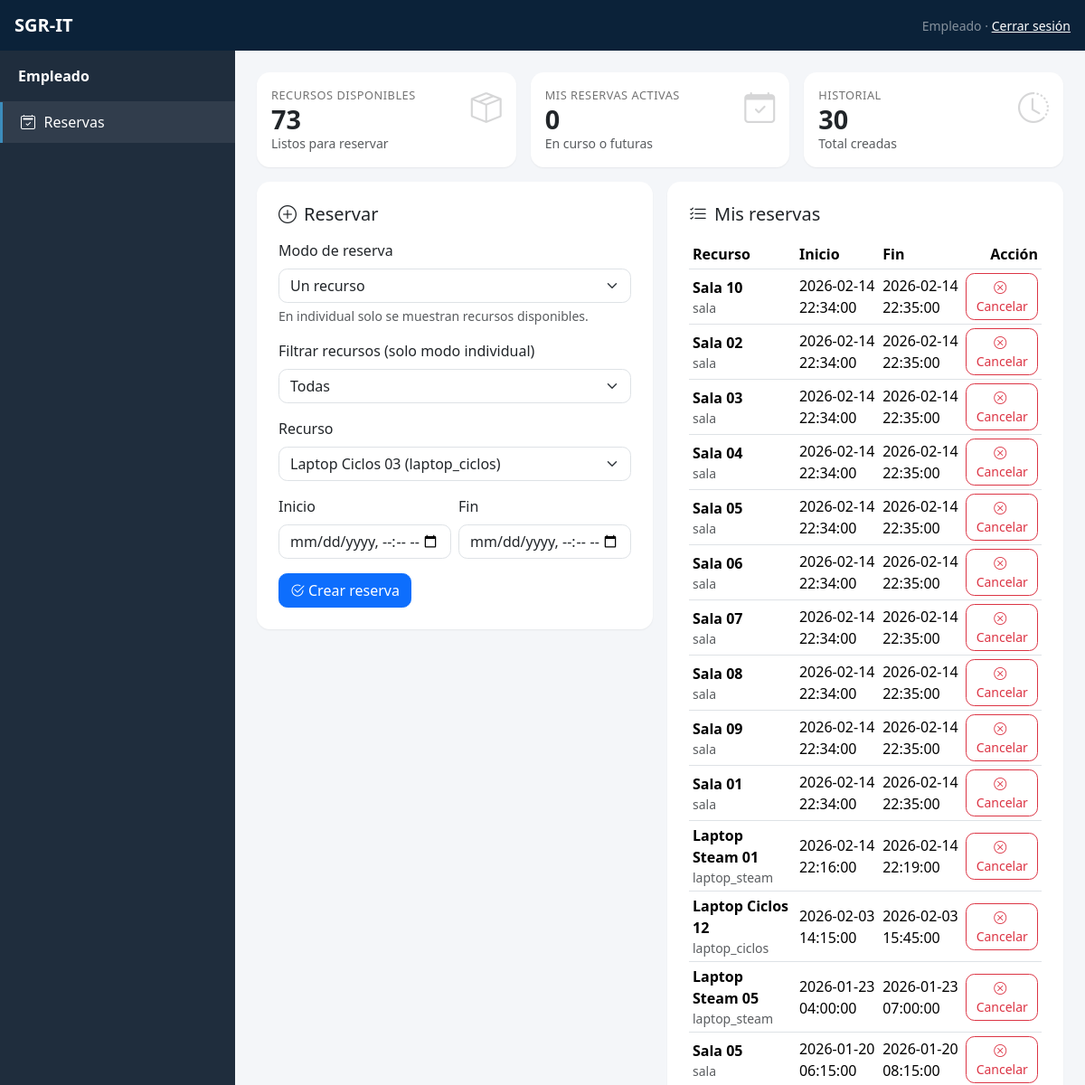
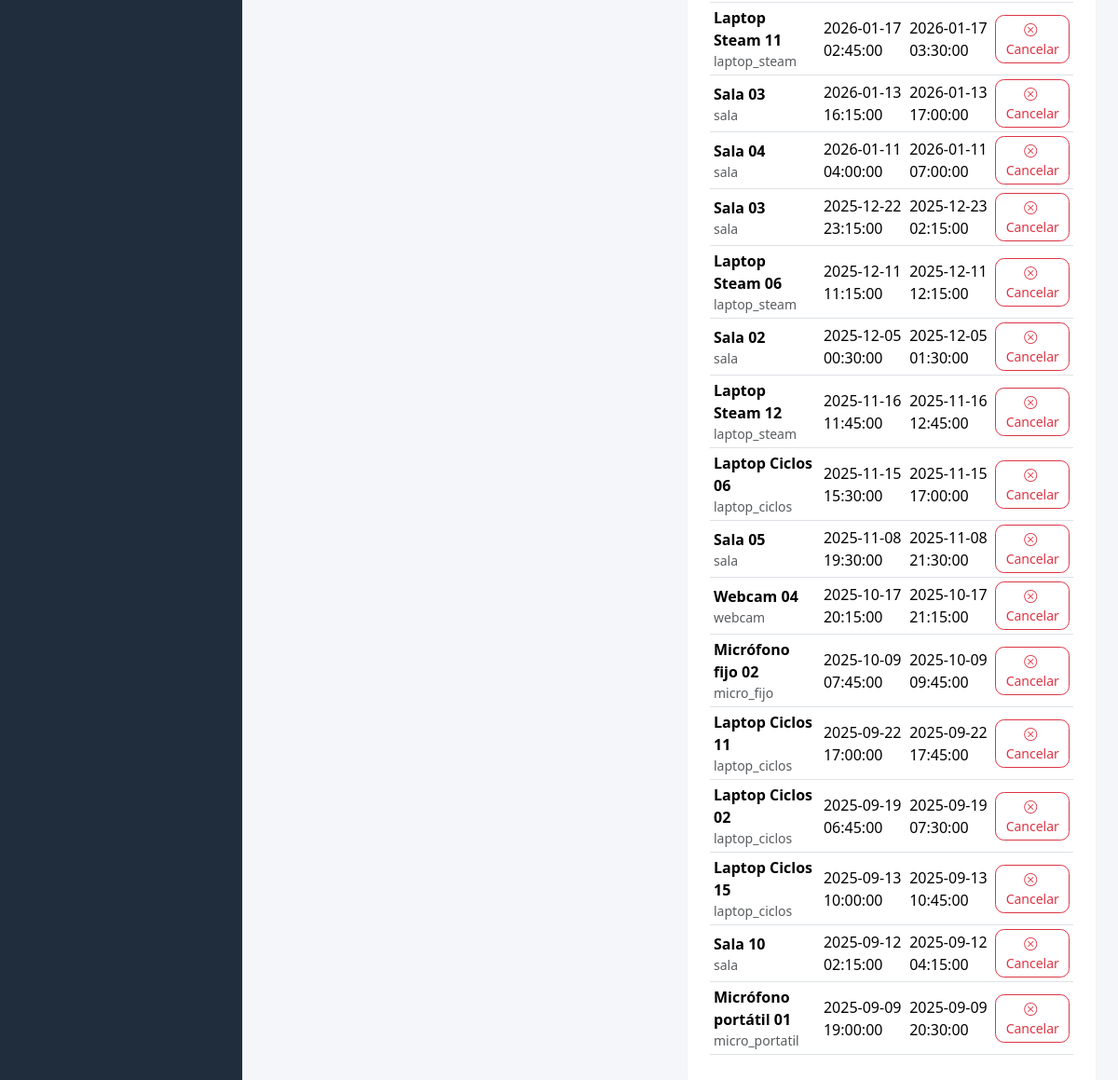
/user/dashboard.php (signed in), run on the app's committed database (2 pictures, top to bottom).
### tables this page shows
CREATE TABLE `reservas` (
  `id` int(11) NOT NULL,
  `usuario_id` int(11) NOT NULL,
  `recurso_id` int(11) NOT NULL,
  `fecha_inicio` datetime NOT NULL,
  `fecha_fin` datetime NOT NULL,
  `creado_en` timestamp NOT NULL DEFAULT current_timestamp()
);

CREATE TABLE `recursos` (
  `id` int(11) NOT NULL,
  `nombre` varchar(150) NOT NULL,
  `tipo` varchar(100) DEFAULT NULL,
  `estado` enum('disponible','en_reparacion') NOT NULL DEFAULT 'disponible',
  `categoria_id` int(11) DEFAULT NULL
);

### user/dashboard.php (the view, shortened to what this page needs)
<?php
require __DIR__ . "/../config/db.php";
$usuario_id = (int)$_SESSION["user_id"];
$cat = (int)($_GET["cat"] ?? 0);
if ($cat > 0) {
    $stmt = $conn->prepare("
        SELECT id, nombre, tipo, estado
        FROM recursos
        WHERE categoria_id = ?
          AND estado = 'disponible'
        ORDER BY nombre ASC
    ");
    $stmt->bind_param("i", $cat);
    $stmt->execute();
    $recursos = $stmt->get_result();
} else {
    $recursos = $conn->query("
        SELECT id, nombre, tipo, estado
        FROM recursos
        WHERE estado = 'disponible'
        ORDER BY nombre ASC
    ");
}
$stmt = $conn->prepare("
  SELECT r.id, r.fecha_inicio, r.fecha_fin,
         rec.nombre AS recurso_nombre, rec.tipo AS recurso_tipo
  FROM reservas r
  JOIN recursos rec ON rec.id = r.recurso_id
  WHERE r.usuario_id = ?
  ORDER BY r.fecha_inicio DESC
");
$stmt->bind_param("i", $usuario_id);
$stmt->execute();
$mis_reservas = $stmt->get_result();
$stmt = $conn->prepare("SELECT COUNT(*) AS c FROM reservas WHERE usuario_id = ?");
$stmt->bind_param("i", $usuario_id);
$stmt->execute();
$my_total = (int)$stmt->get_result()->fetch_assoc()["c"];
$stmt = $conn->prepare("SELECT COUNT(*) AS c FROM reservas WHERE usuario_id = ? AND fecha_fin >= NOW()");
$stmt->bind_param("i", $usuario_id);
$stmt->execute();
$my_activas = (int)$stmt->get_result()->fetch_assoc()["c"];
$row = $conn->query("SELECT COUNT(*) AS c FROM recursos WHERE estado='disponible'")->fetch_assoc();
$recursos_disponibles = (int)$row["c"];
?>
<!doctype html>
<html lang="es">
<head>
  <link href="https://cdn.jsdelivr.net/npm/bootstrap@5.3.3/dist/css/bootstrap.min.css" rel="stylesheet">
  <link href="https://cdn.jsdelivr.net/npm/bootstrap-icons@1.11.3/font/bootstrap-icons.min.css" rel="stylesheet">
  <link href="/sgr-it/assets/css/sgr.css" rel="stylesheet">
</head>
<body>
<nav class="navbar sgr-topbar">
  <div class="container-fluid px-3">
    <span class="navbar-brand text-white fw-bold">SGR-IT</span>
    <div class="text-white-50 small">
      <?php echo htmlspecialchars($_SESSION["nombre"]); ?> ·
      <a class="text-white" href="/sgr-it/logout.php">Cerrar sesión</a>
    </div>
  </div>
</nav>
<div class="sgr-layout">
  <aside class="sgr-sidebar">
    <div class="sgr-brand">Empleado</div>
    <nav class="sgr-nav">
      <a class="active" href="/sgr-it/user/dashboard.php"><i class="bi bi-calendar2-check"></i>Reservas</a>
    </nav>
  </aside>
  <main class="sgr-content">
    <div class="container-fluid p-3 p-lg-4">
      <div class="row g-3 mb-3">
        <div class="col-12 col-md-4">
          <div class="card p-3 sgr-stat">
            <div class="sgr-stat-label">Recursos disponibles</div>
            <div class="sgr-stat-value"><?php echo $recursos_disponibles; ?></div>
            <div class="text-muted small">Listos para reservar</div>
            <div class="sgr-stat-icon"><i class="bi bi-box-seam"></i></div>
          </div>
        </div>
        <div class="col-12 col-md-4">
          <div class="card p-3 sgr-stat">
            <div class="sgr-stat-label">Mis reservas activas</div>
            <div class="sgr-stat-value"><?php echo $my_activas; ?></div>
            <div class="text-muted small">En curso o futuras</div>
            <div class="sgr-stat-icon"><i class="bi bi-calendar-check"></i></div>
          </div>
        </div>
        <div class="col-12 col-md-4">
          <div class="card p-3 sgr-stat">
            <div class="sgr-stat-label">Historial</div>
            <div class="sgr-stat-value"><?php echo $my_total; ?></div>
            <div class="text-muted small">Total creadas</div>
            <div class="sgr-stat-icon"><i class="bi bi-clock-history"></i></div>
          </div>
        </div>
      </div>
      <div class="row g-3">
        <div class="col-12 col-lg-6">
          <div class="card p-3 p-lg-4">
            <h5 class="mb-3"><i class="bi bi-plus-circle me-2"></i>Reservar</h5>
            <form method="post" action="/sgr-it/user/crear_reserva.php">
              <div class="mb-3">
                <label class="form-label">Modo de reserva</label>
                <select class="form-select" name="modo" id="modo">
                  <option value="individual">Un recurso</option>
                </select>
                <div class="text-muted small mt-1">En individual solo se muestran recursos disponibles.</div>
              </div>
              <div class="mb-3" id="bloque_filtro">
                <label class="form-label">Filtrar recursos (solo modo individual)</label>
                <select class="form-select" name="cat" onchange="window.location='?cat='+this.value">
                  <option value="0" <?php echo ($cat===0 ? "selected" : ""); ?>>Todas</option>
                </select>
              </div>
              <div class="mb-3" id="bloque_individual">
                <label class="form-label">Recurso</label>
                <select class="form-select" name="recurso_id">
                  <?php if ($recursos->num_rows === 0): ?>
                    <option value="">(No hay recursos disponibles en este filtro)</option>
                  <?php else: ?>
                    <?php while ($r = $recursos->fetch_assoc()): ?>
                      <option value="<?php echo (int)$r["id"]; ?>">
                        <?php echo htmlspecialchars($r["nombre"] . " (" . ($r["tipo"] ?? "") . ")"); ?>
                      </option>
                    <?php endwhile; ?>
                  <?php endif; ?>
                </select>
              </div>
              <div class="row g-2">
                <div class="col-12 col-md-6">
                  <label class="form-label">Inicio</label>
                  <input class="form-control" type="datetime-local" name="inicio" required>
                </div>
                <div class="col-12 col-md-6">
                  <label class="form-label">Fin</label>
                  <input class="form-control" type="datetime-local" name="fin" required>
                </div>
              </div>
              <button class="btn btn-primary mt-3" type="submit">
                <i class="bi bi-check2-circle me-1"></i>Crear reserva
              </button>
            </form>
          </div>
        </div>
        <div class="col-12 col-lg-6">
          <div class="card p-3 p-lg-4">
            <h5 class="mb-3"><i class="bi bi-list-check me-2"></i>Mis reservas</h5>
            <?php if ($mis_reservas->num_rows === 0): ?>
              <div class="text-muted">No tienes reservas todavía.</div>
            <?php else: ?>
              <div class="table-responsive">
                <table class="table table-sm align-middle">
                  <thead>
                    <tr>
                      <th>Recurso</th>
                      <th>Inicio</th>
                      <th>Fin</th>
                      <th class="text-end">Acción</th>
                    </tr>
                  </thead>
                  <tbody>
                    <?php while ($row = $mis_reservas->fetch_assoc()): ?>
                      <tr>
                        <td>
                          <div class="fw-semibold"><?php echo htmlspecialchars($row["recurso_nombre"]); ?></div>
                          <div class="text-muted small"><?php echo htmlspecialchars($row["recurso_tipo"] ?? ""); ?></div>
                        </td>
                        <td><?php echo htmlspecialchars($row["fecha_inicio"]); ?></td>
                        <td><?php echo htmlspecialchars($row["fecha_fin"]); ?></td>
                        <td class="text-end">
                          <form method="post" action="/sgr-it/user/cancelar_reserva.php" class="d-inline">
                            <button class="btn btn-outline-danger btn-sm" type="submit"
                              onclick="return confirm('¿Cancelar esta reserva?');">
                              <i class="bi bi-x-circle me-1"></i>Cancelar
                            </button>
                          </form>
                        </td>
                      </tr>
                    <?php endwhile; ?>
                  </tbody>
                </table>
              </div>
            <?php endif; ?>
          </div>
        </div>
      </div>
    </div>
  </main>
</div>
</body>
</html>

### assets/css/sgr.css (style rules this page uses)
:root { --sidebar-w: 260px; }
body { background:#f4f6f9; }
.sgr-topbar { background:#0b2239; color:#fff; }
.sgr-layout { display:flex; min-height: 100vh; }
.sgr-sidebar { width: var(--sidebar-w); background:#1f2d3d; color:#c2c7d0; flex: 0 0 var(--sidebar-w); }
.sgr-brand { padding: 1rem 1.25rem; border-bottom: 1px solid rgba(255,255,255,.08); color:#fff; font-weight:700; }
.sgr-nav a { color:#c2c7d0; text-decoration:none; display:flex; align-items:center; gap:.6rem; padding: .65rem 1.25rem; border-left: 3px solid transparent; }
.sgr-nav a.active { background: rgba(255,255,255,.08); color:#fff; border-left-color:#3c8dbc; }
.sgr-content { flex: 1 1 auto; }
.card { border: 0; border-radius: .9rem; box-shadow: 0 1px 2px rgba(0,0,0,.06); }
.table thead th { font-weight:600; }
.sgr-stat { position: relative; overflow: hidden; }
.sgr-stat .sgr-stat-icon { position:absolute; right: 16px; top: 14px; font-size: 34px; opacity: .18; }
.sgr-stat .sgr-stat-label { font-size: .8rem; color: rgba(0,0,0,.55); text-transform: uppercase; letter-spacing: .04em; }
.sgr-stat .sgr-stat-value { font-size: 1.8rem; font-weight: 800; line-height: 1.15; }
.form-control, .form-select { border-radius: .6rem; }
.btn { border-radius: .6rem; }

### data on the page
reservas: recurso.nombre "Sala 10", recurso.tipo "sala", fecha_inicio "2026-02-14 22:34:00", fecha_fin "2026-02-14 22:35:00"
reservas: recurso.nombre "Sala 02", recurso.tipo "sala", fecha_inicio "2026-02-14 22:34:00", fecha_fin "2026-02-14 22:35:00"
reservas: recurso.nombre "Sala 03", recurso.tipo "sala", fecha_inicio "2026-02-14 22:34:00", fecha_fin "2026-02-14 22:35:00"
reservas: recurso.nombre "Sala 04", recurso.tipo "sala", fecha_inicio "2026-02-14 22:34:00", fecha_fin "2026-02-14 22:35:00"
reservas: recurso.nombre "Sala 05", recurso.tipo "sala", fecha_inicio "2026-02-14 22:34:00", fecha_fin "2026-02-14 22:35:00"
reservas: recurso.nombre "Sala 06", recurso.tipo "sala", fecha_inicio "2026-02-14 22:34:00", fecha_fin "2026-02-14 22:35:00"
reservas: recurso.nombre "Sala 07", recurso.tipo "sala", fecha_inicio "2026-02-14 22:34:00", fecha_fin "2026-02-14 22:35:00"
reservas: recurso.nombre "Sala 08", recurso.tipo "sala", fecha_inicio "2026-02-14 22:34:00", fecha_fin "2026-02-14 22:35:00"
reservas: recurso.nombre "Sala 09", recurso.tipo "sala", fecha_inicio "2026-02-14 22:34:00", fecha_fin "2026-02-14 22:35:00"
reservas: recurso.nombre "Sala 01", recurso.tipo "sala", fecha_inicio "2026-02-14 22:34:00", fecha_fin "2026-02-14 22:35:00"
reservas: recurso.nombre "Laptop Steam 01", recurso.tipo "laptop_steam", fecha_inicio "2026-02-14 22:16:00", fecha_fin "2026-02-14 22:19:00"
reservas: recurso.nombre "Laptop Ciclos 12", recurso.tipo "laptop_ciclos", fecha_inicio "2026-02-03 14:15:00", fecha_fin "2026-02-03 15:45:00"
reservas: recurso.nombre "Laptop Steam 05", recurso.tipo "laptop_steam", fecha_inicio "2026-01-23 04:00:00", fecha_fin "2026-01-23 07:00:00"
reservas: recurso.nombre "Sala 05", recurso.tipo "sala", fecha_inicio "2026-01-20 06:15:00", fecha_fin "2026-01-20 08:15:00"
reservas: recurso.nombre "Laptop Steam 11", recurso.tipo "laptop_steam", fecha_inicio "2026-01-17 02:45:00", fecha_fin "2026-01-17 03:30:00"
reservas: recurso.nombre "Sala 03", recurso.tipo "sala", fecha_inicio "2026-01-13 16:15:00", fecha_fin "2026-01-13 17:00:00"
reservas: recurso.nombre "Sala 04", recurso.tipo "sala", fecha_inicio "2026-01-11 04:00:00", fecha_fin "2026-01-11 07:00:00"
reservas: recurso.nombre "Sala 03", recurso.tipo "sala", fecha_inicio "2025-12-22 23:15:00", fecha_fin "2025-12-23 02:15:00"
reservas: recurso.nombre "Laptop Steam 06", recurso.tipo "laptop_steam", fecha_inicio "2025-12-11 11:15:00", fecha_fin "2025-12-11 12:15:00"
reservas: recurso.nombre "Sala 02", recurso.tipo "sala", fecha_inicio "2025-12-05 00:30:00", fecha_fin "2025-12-05 01:30:00"
reservas: recurso.nombre "Laptop Steam 12", recurso.tipo "laptop_steam", fecha_inicio "2025-11-16 11:45:00", fecha_fin "2025-11-16 12:45:00"
reservas: recurso.nombre "Laptop Ciclos 06", recurso.tipo "laptop_ciclos", fecha_inicio "2025-11-15 15:30:00", fecha_fin "2025-11-15 17:00:00"
reservas: recurso.nombre "Sala 05", recurso.tipo "sala", fecha_inicio "2025-11-08 19:30:00", fecha_fin "2025-11-08 21:30:00"
reservas: recurso.nombre "Webcam 04", recurso.tipo "webcam", fecha_inicio "2025-10-17 20:15:00", fecha_fin "2025-10-17 21:15:00"
reservas: recurso.nombre "Micrófono fijo 02", recurso.tipo "micro_fijo", fecha_inicio "2025-10-09 07:45:00", fecha_fin "2025-10-09 09:45:00"
reservas: recurso.nombre "Laptop Ciclos 11", recurso.tipo "laptop_ciclos", fecha_inicio "2025-09-22 17:00:00", fecha_fin "2025-09-22 17:45:00"
reservas: recurso.nombre "Laptop Ciclos 02", recurso.tipo "laptop_ciclos", fecha_inicio "2025-09-19 06:45:00", fecha_fin "2025-09-19 07:30:00"
reservas: recurso.nombre "Laptop Ciclos 15", recurso.tipo "laptop_ciclos", fecha_inicio "2025-09-13 10:00:00", fecha_fin "2025-09-13 10:45:00"
reservas: recurso.nombre "Sala 10", recurso.tipo "sala", fecha_inicio "2025-09-12 02:15:00", fecha_fin "2025-09-12 04:15:00"
reservas: recurso.nombre "Micrófono portátil 01", recurso.tipo "micro_portatil", fecha_inicio "2025-09-09 19:00:00", fecha_fin "2025-09-09 20:30:00"

### other printed values
$_SESSION["nombre"] "Empleado"
$recursos_disponibles "73"
$my_activas "0"
$my_total "30"
form field recurso_id "Laptop Ciclos 03 (laptop_ciclos)"
